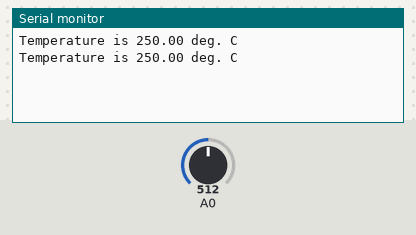
A sketch run on a simulated Arduino Uno, built with avr-gcc and run on an emulated ATmega328P. On the bench: the last lines printed to the serial monitor. Inputs (shaded band) come from the test bench; at power-on: A0 = 512.

Above: at 5.8 s.
5.9 s: A0 set to 716
At 11.2 s:
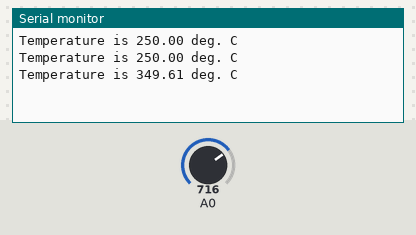
11.9 s: A0 set to 900
At 16.2 s:
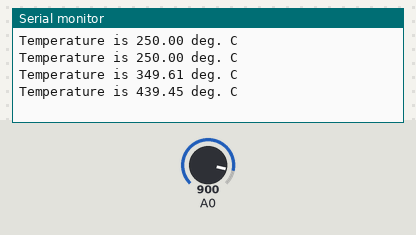
Timing chart, 0 to 17.7 s (numbered marks = the images above; inputs shaded):
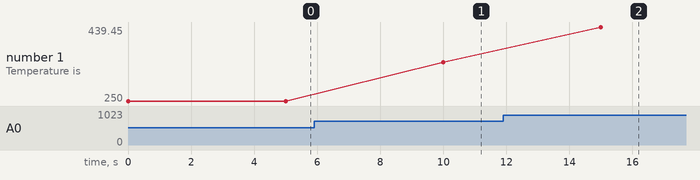

Measured:
- after the input at 5.9 s, the serial monitor: prints a new line after 4.1 s (image 1)
- after the input at 11.9 s, the serial monitor: prints a new line after 3.1 s (image 2)
- plotted number 1: 250 → 349.61 after the input at 5.9 s, 349.61 → 439.45 after the input at 11.9 s

The sketch:

Temp_serialMonitor.ino
```cpp
// Project - Display temperature on serial monitor

float celsius =0;

void setup() {
  // put your setup code here, to run once:
 Serial.begin(9600);
}

void findtemps(){
  float voltage=0;
  float sensor=0;
    //offset removal
  sensor=analogRead(0);
  voltage=(sensor*5)/1024;
  celsius=voltage*100;
}
void displaytemps(){
  Serial.print("Temperature is ");
  Serial.print(celsius,2);
  Serial.println(" deg. C");
}

void loop() {
  // put your main code here, to run repeatedly:
 Serial.flush();
 findtemps();
 displaytemps();
 delay(5000);
}
```
